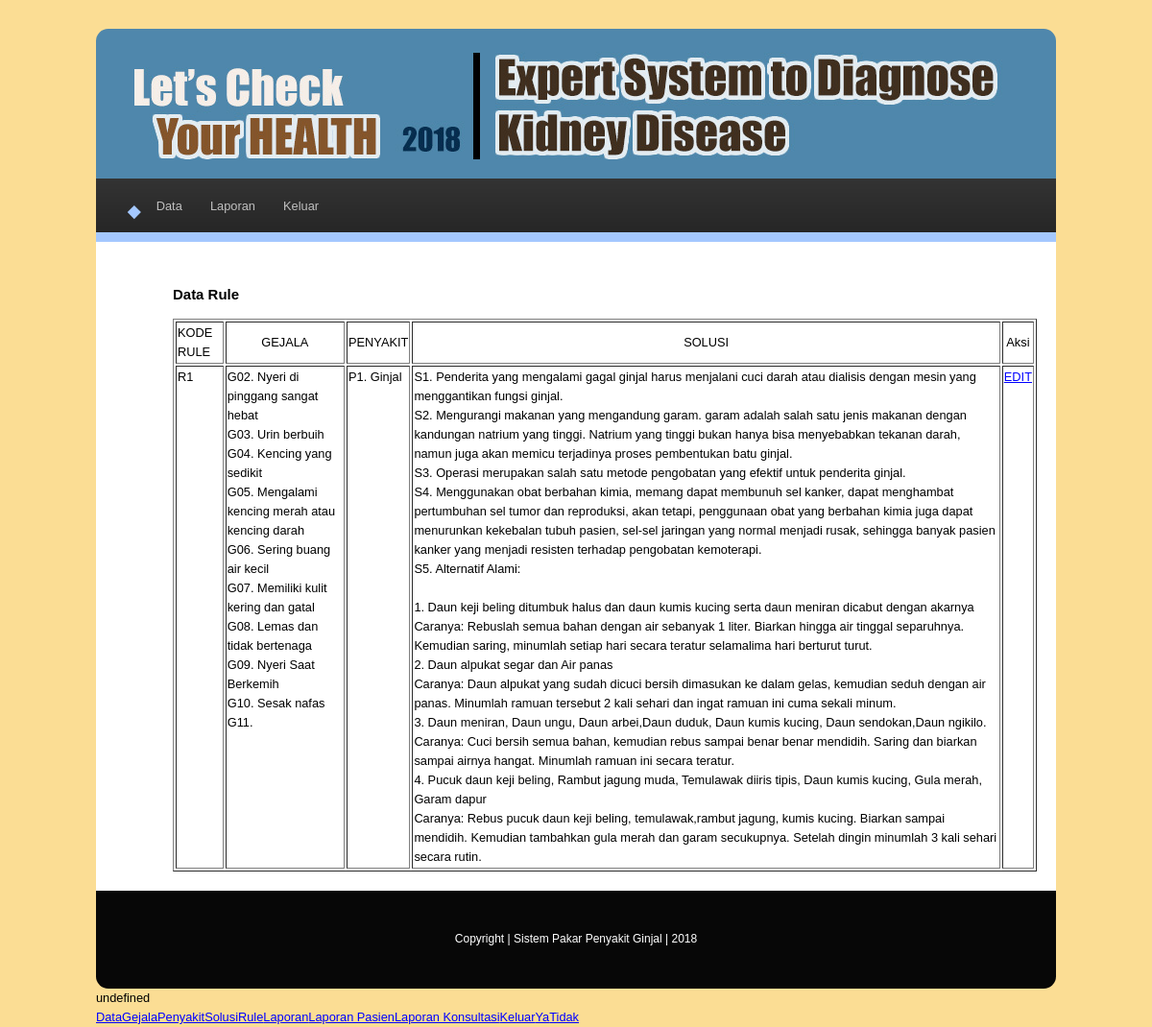
/admin/media.php?mod=rule (signed in), run on the app's committed database.
### tables this page shows
CREATE TABLE IF NOT EXISTS `tblgangguan` (
  `idgangguan` varchar(5) NOT NULL,
  `namagangguan` varchar(60) NOT NULL
);

CREATE TABLE IF NOT EXISTS `tblgejalagangguan` (
`id` int(3) NOT NULL,
  `idgejala` varchar(5) NOT NULL,
  `idgangguan` varchar(5) NOT NULL
);

CREATE TABLE IF NOT EXISTS `tblgejala` (
  `idgejala` varchar(5) NOT NULL,
  `namagejala` varchar(150) NOT NULL,
  `persen` int(5) NOT NULL
);

CREATE TABLE IF NOT EXISTS `tblterapi` (
  `idterapi` varchar(5) NOT NULL,
  `keteranganterapi` text NOT NULL
);

### admin/laporanrule.php (the view)
<table width="100%" border="1">
  <tr>
    <td>KODE RULE </td>
    <td ><div align="center">GEJALA </div></td>
    <td><div align="center">PENYAKIT</div></td>
    <td><div align="center">SOLUSI</div></td>
    <td><div align="center">Aksi</div></td>
  </tr>
  <?php
$no = 1 ;
$noo = 1 ;
$sql = mysql_query("SELECT * FROM tblgangguan order by idgangguan ASC");
while($hasil=mysql_fetch_array($sql))
{
$id = $hasil['idgangguan'];
$nama = $hasil['namagangguan'];
?>
  <tr>
    <td valign="top"><?php echo "R$noo"; ?></td>
    <td valign="top"><?php
	$sqlg = mysql_query("SELECT * FROM tblgejalagangguan where idgangguan='$id'");
	while($hasilg=mysql_fetch_array($sqlg))
	{
	$sqlg1 = mysql_query("SELECT * FROM tblgejala where idgejala='$hasilg[idgejala]'");
	$hasilg1=mysql_fetch_array($sqlg1);
	$idg = $hasilg['idgejala'];
	$namag = $hasilg1['namagejala'];
	echo "$idg. $namag <br>"; } ?></td>
    <td valign="top"><?php echo "$id. $nama"; ?></td>
    <td valign="top"><?php
	$sqlgt = mysql_query("SELECT * FROM tblgangguanterapi where idgangguan='$id'");
	while($hasilgt=mysql_fetch_array($sqlgt))
	{
	$idgt = $hasilgt['idterapi'];
	$sqlt = mysql_query("SELECT * FROM tblterapi where idterapi='$idgt'");
	while($hasilt=mysql_fetch_array($sqlt))
	{
	$idt = $hasilt['idterapi'];
	$namat = $hasilt['keteranganterapi'];
	echo "$idt. $namat <br>"; } } ?></td>
    <td valign="top"><a href="?mod=tambahrulegejala&id=<?php echo"$id"; ?>">EDIT</a></td>
  </tr>
<?php $noo=$no+$noo;
} ?>
</table>

### admin/style.css (style rules this page uses)
body { font-size:0.8em; line-height:20px; font-family: "Trebuchet MS", Arial; width: 1000px; margin-top: 30px; margin-right: auto; margin-bottom: auto; margin-left: auto; background-image: url(../images/bcg.jpg); background-repeat: repeat; }
a { color:#0000FF; }

### data on the page
tblgangguan: idgangguan "P1", namagangguan "Ginjal"
tblgejalagangguan: idgejala "G02", idgejala.namagejala "Nyeri di pinggang sangat hebat"
tblgejalagangguan: idgejala "G03", idgejala.namagejala "Urin berbuih"
tblgejalagangguan: idgejala "G04", idgejala.namagejala "Kencing yang sedikit"
tblgejalagangguan: idgejala "G05", idgejala.namagejala "Mengalami kencing merah atau kencing darah"
tblgejalagangguan: idgejala "G06", idgejala.namagejala "Sering buang air kecil"
tblgejalagangguan: idgejala "G07", idgejala.namagejala "Memiliki kulit kering dan gatal"
tblgejalagangguan: idgejala "G08", idgejala.namagejala "Lemas dan tidak bertenaga"
tblgejalagangguan: idgejala "G09", idgejala.namagejala "Nyeri Saat Berkemih"
tblgejalagangguan: idgejala "G10", idgejala.namagejala "Sesak nafas"
tblgejalagangguan: idgejala "G11"
tblterapi: idterapi "S1", keteranganterapi "Penderita yang mengalami gagal ginjal harus menjalani cuci darah atau dialisis dengan mesin yang menggantikan fungsi ginjal."
tblterapi: idterapi "S2", keteranganterapi "Mengurangi makanan yang mengandung garam. garam adalah salah satu jenis makanan dengan kandungan natrium yang tinggi. Natrium yang tinggi bukan hanya bisa menyebabkan tekanan darah, namun juga akan memicu terjadinya proses pembentukan batu ginjal."
tblterapi: idterapi "S3", keteranganterapi "Operasi merupakan salah satu metode pengobatan yang efektif untuk penderita ginjal."
tblterapi: idterapi "S4", keteranganterapi "Menggunakan obat berbahan kimia, memang dapat membunuh sel kanker, dapat menghambat pertumbuhan sel tumor dan reproduksi, akan tetapi, penggunaan obat yang berbahan kimia juga dapat menurunkan kekebalan tubuh pasien, sel-sel jaringan yang normal menjadi rusak, sehingga banyak pasien kanker yang menjadi resisten terhadap pengobatan kemoterapi."
tblterapi: idterapi "S5", keteranganterapi "Alternatif Alami: 1. Daun keji beling ditumbuk halus dan daun kumis kucing serta daun meniran dicabut dengan akarnya Caranya: Rebuslah semua bahan dengan air sebanyak 1 liter. Biarkan hingga air tinggal separuhnya. Kemudian saring, minumlah setiap hari secara teratur selamalima hari berturut turut. 2. Daun alpukat segar dan Air panas Caranya: Daun alpukat yang sudah dicuci bersih dimasukan ke dalam gelas, kemudian seduh dengan air panas. Minumlah ramuan tersebut 2 kali sehari dan ingat ramuan ini cuma sekali minum. 3. Daun meniran, Daun ungu, Daun arbei,Daun duduk, Daun kumis kucing, Daun sendokan,Daun ngikilo. Caranya: Cuci bersih semua bahan, kemudian rebus sampai benar benar mendidih.…"
